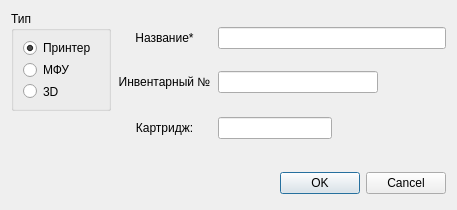
<?xml version="1.0" encoding="UTF-8"?>
<ui version="4.0">
 <class>PrinterEditDialog</class>
 <widget class="QDialog" name="PrinterEditDialog">
  <property name="geometry">
   <rect>
    <x>0</x>
    <y>0</y>
    <width>457</width>
    <height>210</height>
   </rect>
  </property>
  <property name="windowTitle">
   <string>Данные о принтере</string>
  </property>
  <property name="modal">
   <bool>true</bool>
  </property>
  <layout class="QGridLayout" name="gridLayout">
   <item row="0" column="0">
    <widget class="QGroupBox" name="groupBox">
     <property name="minimumSize">
      <size>
       <width>100</width>
       <height>100</height>
      </size>
     </property>
     <property name="title">
      <string>Тип</string>
     </property>
     <layout class="QVBoxLayout" name="verticalLayout">
      <item>
       <widget class="QRadioButton" name="rbPrinterType">
        <property name="text">
         <string>Принтер</string>
        </property>
        <property name="checked">
         <bool>true</bool>
        </property>
       </widget>
      </item>
      <item>
       <widget class="QRadioButton" name="rbMFUtype">
        <property name="text">
         <string>МФУ</string>
        </property>
       </widget>
      </item>
      <item>
       <widget class="QRadioButton" name="rb3Dtype">
        <property name="text">
         <string>3D</string>
        </property>
       </widget>
      </item>
     </layout>
    </widget>
   </item>
   <item row="1" column="1">
    <layout class="QHBoxLayout" name="horizontalLayout_2">
     <item>
      <widget class="QLabel" name="lblCartFil">
       <property name="minimumSize">
        <size>
         <width>95</width>
         <height>0</height>
        </size>
       </property>
       <property name="text">
        <string>Картридж:</string>
       </property>
       <property name="alignment">
        <set>Qt::AlignCenter</set>
       </property>
      </widget>
     </item>
     <item>
      <widget class="QLineEdit" name="leCartFilName"/>
     </item>
     <item>
      <spacer name="horizontalSpacer">
       <property name="orientation">
        <enum>Qt::Horizontal</enum>
       </property>
       <property name="sizeHint" stdset="0">
        <size>
         <width>40</width>
         <height>20</height>
        </size>
       </property>
      </spacer>
     </item>
    </layout>
   </item>
   <item row="3" column="1">
    <spacer name="verticalSpacer">
     <property name="orientation">
      <enum>Qt::Vertical</enum>
     </property>
     <property name="sizeHint" stdset="0">
      <size>
       <width>20</width>
       <height>40</height>
      </size>
     </property>
    </spacer>
   </item>
   <item row="0" column="1">
    <layout class="QVBoxLayout" name="verticalLayout_9">
     <item>
      <layout class="QHBoxLayout" name="horizontalLayout_10">
       <item>
        <widget class="QLabel" name="label_17">
         <property name="minimumSize">
          <size>
           <width>95</width>
           <height>0</height>
          </size>
         </property>
         <property name="text">
          <string>Название*</string>
         </property>
         <property name="alignment">
          <set>Qt::AlignCenter</set>
         </property>
        </widget>
       </item>
       <item>
        <widget class="QLineEdit" name="leName"/>
       </item>
      </layout>
     </item>
     <item>
      <layout class="QHBoxLayout" name="horizontalLayout_11">
       <item>
        <widget class="QLabel" name="label_18">
         <property name="minimumSize">
          <size>
           <width>95</width>
           <height>0</height>
          </size>
         </property>
         <property name="text">
          <string>Инвентарный №</string>
         </property>
         <property name="alignment">
          <set>Qt::AlignCenter</set>
         </property>
        </widget>
       </item>
       <item>
        <widget class="QLineEdit" name="leNumber">
         <property name="minimumSize">
          <size>
           <width>160</width>
           <height>0</height>
          </size>
         </property>
        </widget>
       </item>
       <item>
        <spacer name="horizontalSpacer_5">
         <property name="orientation">
          <enum>Qt::Horizontal</enum>
         </property>
         <property name="sizeHint" stdset="0">
          <size>
           <width>40</width>
           <height>20</height>
          </size>
         </property>
        </spacer>
       </item>
      </layout>
     </item>
    </layout>
   </item>
   <item row="4" column="0" colspan="2">
    <layout class="QHBoxLayout">
     <property name="spacing">
      <number>6</number>
     </property>
     <property name="margin" stdset="0">
      <number>0</number>
     </property>
     <item>
      <spacer>
       <property name="orientation">
        <enum>Qt::Horizontal</enum>
       </property>
       <property name="sizeHint" stdset="0">
        <size>
         <width>131</width>
         <height>31</height>
        </size>
       </property>
      </spacer>
     </item>
     <item>
      <widget class="QPushButton" name="okButton">
       <property name="text">
        <string>OK</string>
       </property>
      </widget>
     </item>
     <item>
      <widget class="QPushButton" name="cancelButton">
       <property name="text">
        <string>Cancel</string>
       </property>
      </widget>
     </item>
    </layout>
   </item>
  </layout>
 </widget>
 <resources/>
 <connections>
  <connection>
   <sender>okButton</sender>
   <signal>clicked()</signal>
   <receiver>PrinterEditDialog</receiver>
   <slot>accept()</slot>
   <hints>
    <hint type="sourcelabel">
     <x>278</x>
     <y>253</y>
    </hint>
    <hint type="destinationlabel">
     <x>96</x>
     <y>254</y>
    </hint>
   </hints>
  </connection>
  <connection>
   <sender>cancelButton</sender>
   <signal>clicked()</signal>
   <receiver>PrinterEditDialog</receiver>
   <slot>reject()</slot>
   <hints>
    <hint type="sourcelabel">
     <x>369</x>
     <y>253</y>
    </hint>
    <hint type="destinationlabel">
     <x>179</x>
     <y>282</y>
    </hint>
   </hints>
  </connection>
 </connections>
</ui>
